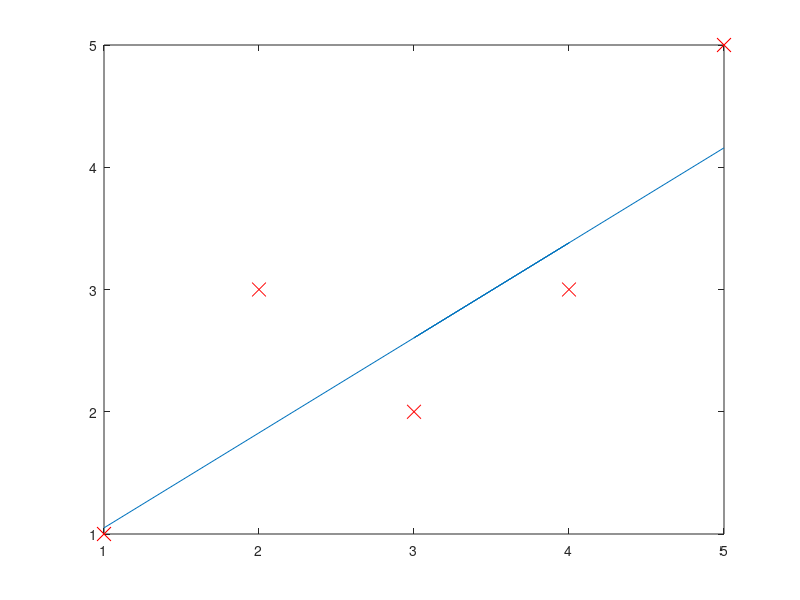

MATLAB code for this plot:
% simple linear regression problem

clear ; close all; clc

% loading data

data = load("data.dat");
X = data(:,1);
y = data(:,2);
% plotting data

plot(X,y,'rx','MarkerSize',10);
m = length(y);
% X is assigned with bias value

X = [ones(m, 1), data(:,1)];


fprintf('   X   Y\n');
disp(data);

theta = [0;0];
J = 0;

% determinig cost and gradient

for i = 1:5,
  for j = 1:5,
  pred = X * theta;
  error = pred - y;
  sme = error .^ 2;

  vec = [X(:,2),y,pred,error,sme];
  disp(vec);
  alpha = 0.01;
  J = (1 / (2*m)) * sum(sme);
  temp1 = theta(1) - alpha * ((1/m) * sum(error));
  temp2 = theta(2) - alpha * ((1/m) * sum(error) * X(j,2));
  theta(1) = temp1;
  theta(2) = temp2;
  disp(J);
  disp(theta);
  end
end

% Plot the linear fit

hold on; 

% keep previous plot visible

plot(X(:,2), X*theta, '-');